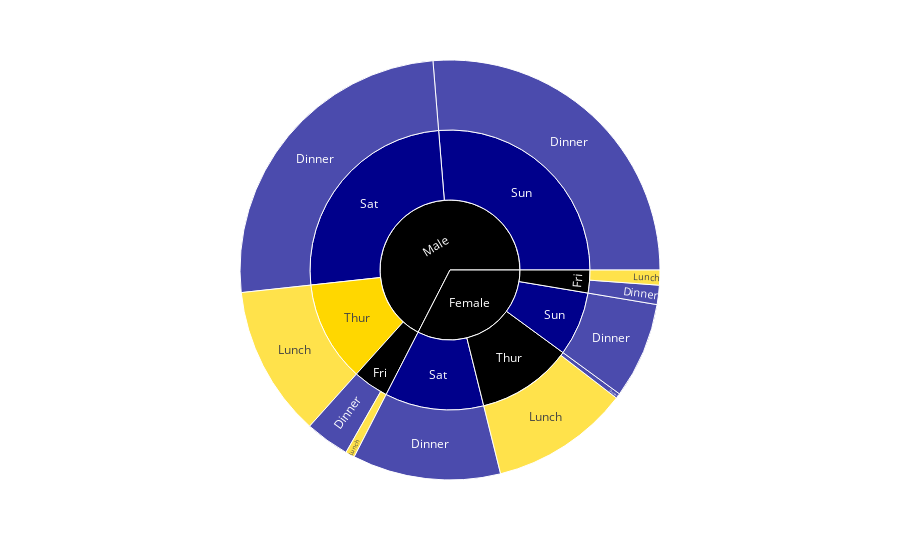

Source (notebook cell):
### Markdown cell above
Example plot

### Code cell
import plotly.express as px
df = px.data.tips()
fig = px.sunburst(df, path=['sex', 'day', 'time'], values='total_bill', color='time',
                  color_discrete_map={'(?)':'black', 'Lunch':'gold', 'Dinner':'darkblue'})
fig.show()

### Figure 1 — Plotly figure (JSON) as saved in the notebook; plotly's stock layout.template omitted (floating-point values rounded to 4 significant figures)
{"data": [{"branchvalues": "total", "customdata": [["Dinner"], ["Lunch"], ["(?)"], ["Dinner"], ["Dinner"], ["Dinner"], ["Dinner"], ["(?)"], ["(?)"], ["(?)"], ["Lunch"], ["Lunch"], ["Lunch"], ["Dinner"], ["Dinner"], ["Dinner"], ["Dinner"], ["Dinner"], ["Dinner"], ["Lunch"], ["(?)"]], "domain": {"x": [0, 1], "y": [0, 1]}, "hovertemplate": "labels=%{label}<br>total_bill=%{value}<br>parent=%{parent}<br>id=%{id}<br>time=%{customdata[0]}<extra></extra>", "ids": ["Female/Fri/Dinner", "Male/Thur", "Female/Thur", "Male/Sun", "Female/Sun", "Male/Sat", "Female/Sat", "Male/Fri", "Female/Fri", "Female", "Male/Thur/Lunch", "Male/Fri/Lunch", "Female/Fri/Lunch", "Female/Thur/Dinner", "Male/Sun/Dinner", "Female/Sun/Dinner", "Male/Sat/Dinner", "Female/Sat/Dinner", "Male/Fri/Dinner", "Female/Thur/Lunch", "Male"], "labels": ["Dinner", "Thur", "Thur", "Sun", "Sun", "Sat", "Sat", "Fri", "Fri", "Female", "Lunch", "Lunch", "Lunch", "Dinner", "Dinner", "Dinner", "Dinner", "Dinner", "Dinner", "Lunch", "Male"], "marker": {"colors": ["darkblue", "gold", "black", "darkblue", "darkblue", "darkblue", "darkblue", "black", "black", "black", "gold", "gold", "gold", "darkblue", "darkblue", "darkblue", "darkblue", "darkblue", "darkblue", "gold", "black"]}, "name": "", "parents": ["Female/Fri", "Male", "Female", "Male", "Female", "Male", "Female", "Male", "Female", "", "Male/Thur", "Male/Fri", "Female/Fri", "Female/Thur", "Male/Sun", "Female/Sun", "Male/Sat", "Female/Sat", "Male/Fri", "Female/Thur", ""], "type": "sunburst", "values": [71.55, 561.4, 534.9, 1269.0, 357.7, 1227.0, 551.0, 198.6, 127.3, 1571.0, 561.4, 34.16, 55.76, 18.78, 1269.0, 357.7, 1227.0, 551.0, 164.4, 516.1, 3257.0]}], "layout": {"legend": {"tracegroupgap": 0}, "margin": {"t": 60}}}
